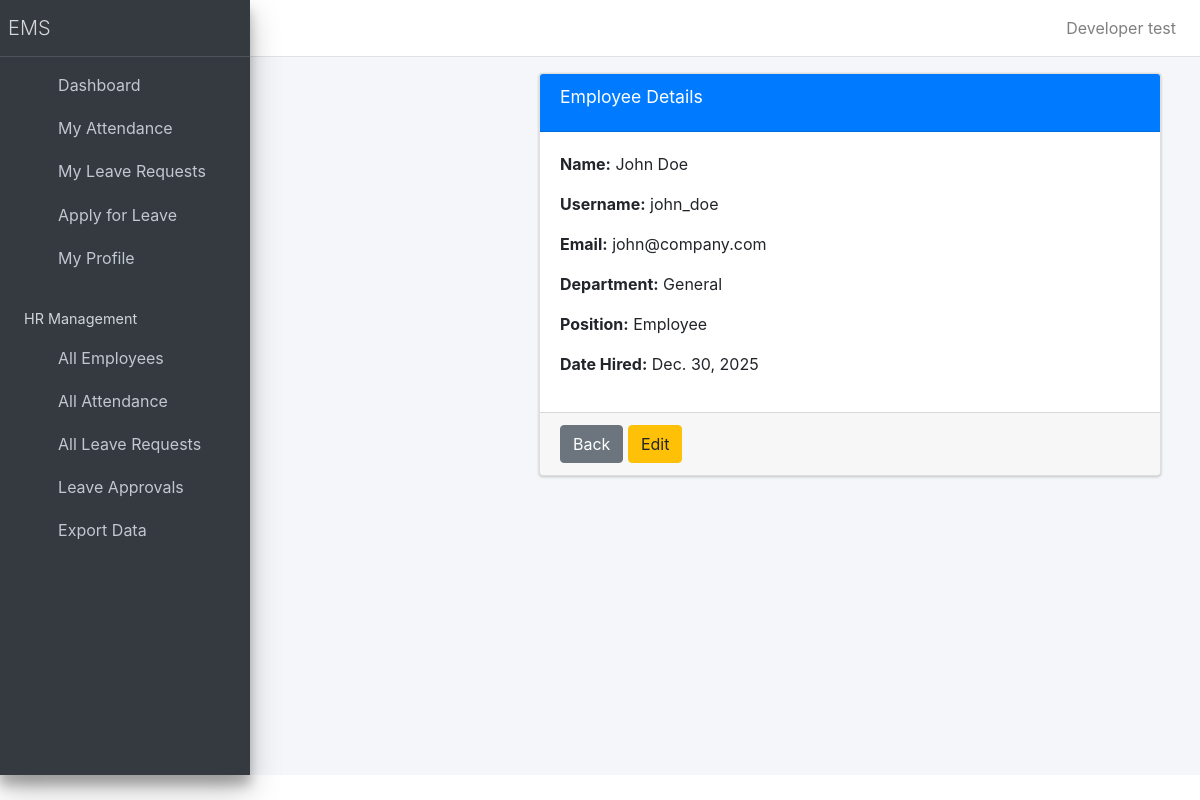
The app's page /hr/employees/6/ (signed in) with its own data.
### employee/models.py (models this page shows, shortened)
class Employee(models.Model):
    user = models.OneToOneField(User, on_delete=models.CASCADE, null=True, blank=True)
    first_name = models.CharField(max_length=30)
    last_name = models.CharField(max_length=30)
    email = models.EmailField(unique=True)
    position = models.CharField(max_length=50)
    department = models.CharField(max_length=50)
    date_hired = models.DateField()
    class Meta:
       ordering = ['-date_hired']

### employee/views/hr_views.py (the view)
# urls.py: path("hr/employees/<int:pk>/", EmployeeDetailView.as_view(), name="employee_detail"),
@hr_required
class EmployeeDetailView(View):
    def get(self, request, pk):
        employee = get_object_or_404(Employee, pk=pk)
        return render(
            request,
            "hr/employee_detail.html",
            {
                "employee": employee,
                "attendance_percent": calculate_attendance_percentage(employee),
            },
        )

### employee/context_processors.py (called while the page is built)
def employee_context(request):
    context = {}
    if request.user.is_authenticated:
        try:
            from .models import Employee
            employee = Employee.objects.get(user=request.user)
            context['employee'] = employee
            context['employee_name'] = f"{employee.first_name} {employee.last_name}".strip()
        except Employee.DoesNotExist:
            context['employee'] = None
            context['employee_name'] = None
    return context

### employee/utils.py (called while the page is built)
def is_hr(user):
    return user.is_authenticated and user.groups.filter(name='HR').exists()

### employee/templates/hr/employee_detail.html
{% extends 'base.html' %}
{% load static %}
{% block content %}
<div class="content-wrapper">
  <section class="content">
    <div class="container-fluid">
      <div class="card card-primary">
        <div class="card-header">
          <h3 class="card-title">Employee Details</h3>
        </div>
        <div class="card-body">
          <p><strong>Name:</strong> {{ employee.first_name }} {{ employee.last_name }}</p>
          <p><strong>Username:</strong>
            {% if employee.user and employee.user.username %}
            {{ employee.user.username }}
            {% else %}<span class="text-muted">Not assigned</span>
            {% endif %}
          </p>
          <p><strong>Email:</strong> {{ employee.email }}</p>
          <p><strong>Department:</strong> {{ employee.department }}</p>
          <p><strong>Position:</strong> {{ employee.position }}</p>
          <p><strong>Date Hired:</strong> {{ employee.date_hired }}</p>
        </div>
        <div class="card-footer">
          <a href="{% url 'employee_list' %}" class="btn btn-secondary">Back</a>
          <a href="{% url 'update_employee' employee.id %}" class="btn btn-warning">Edit</a>
        </div>
      </div>
    </div>
  </section>
</div>
{% endblock %}

### records on screen
Employee: first_name "John", last_name "Doe", user.username "john_doe", email "john@company.com", department "General", position "Employee", date_hired "Dec. 30, 2025"

### other values on screen
{{ employee_name }} "Developer test"
